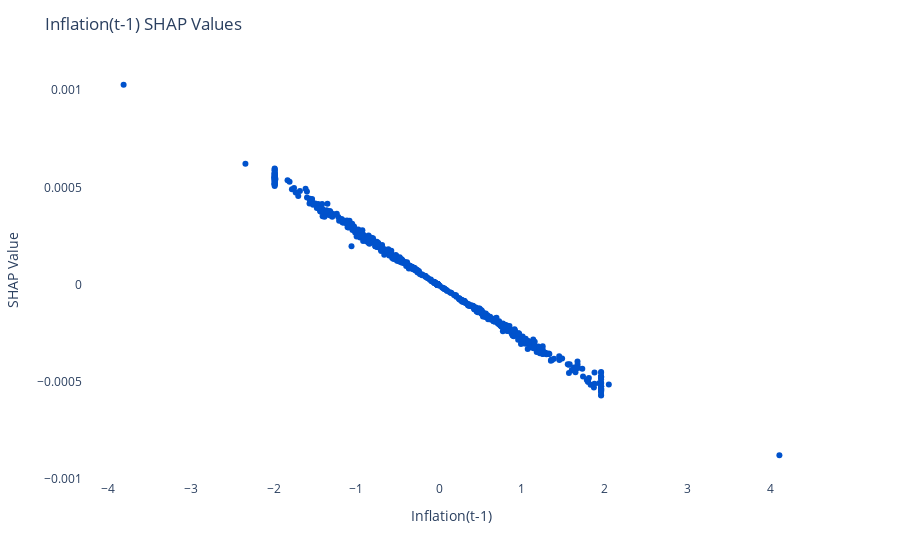
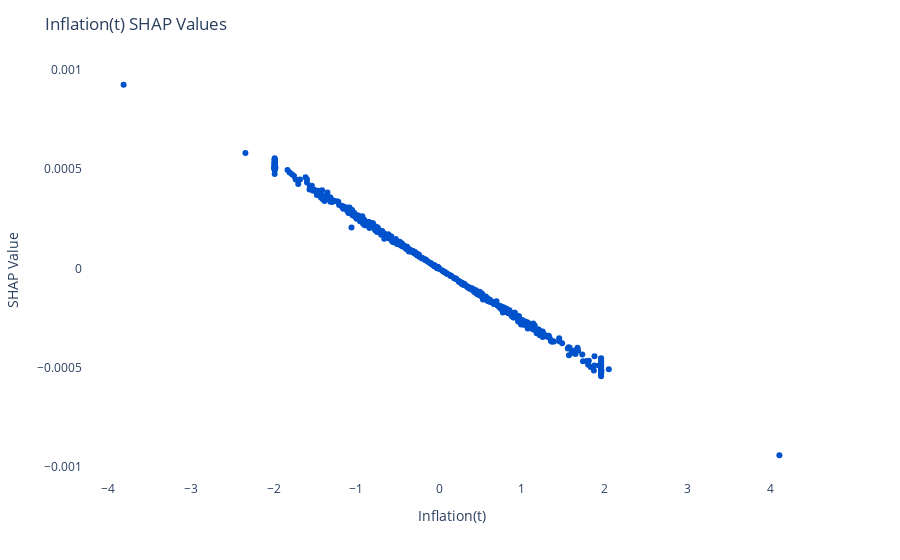
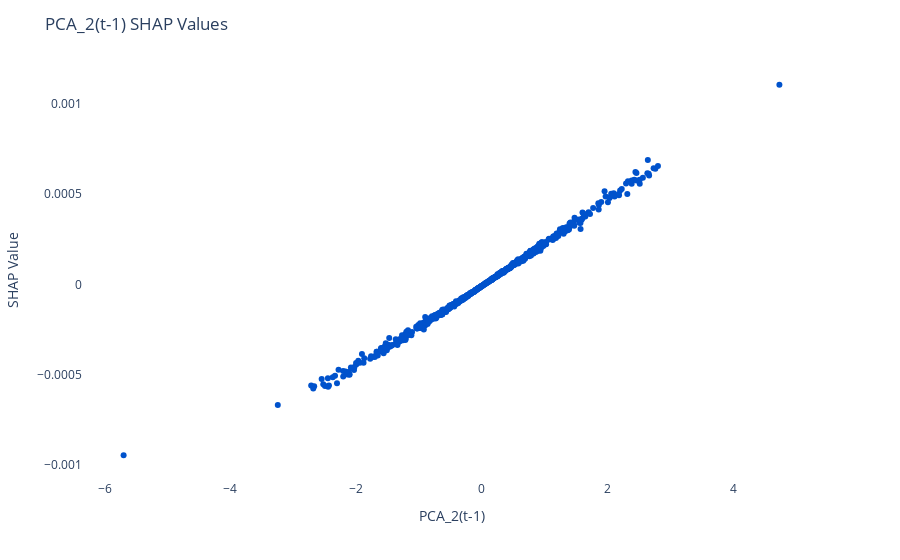
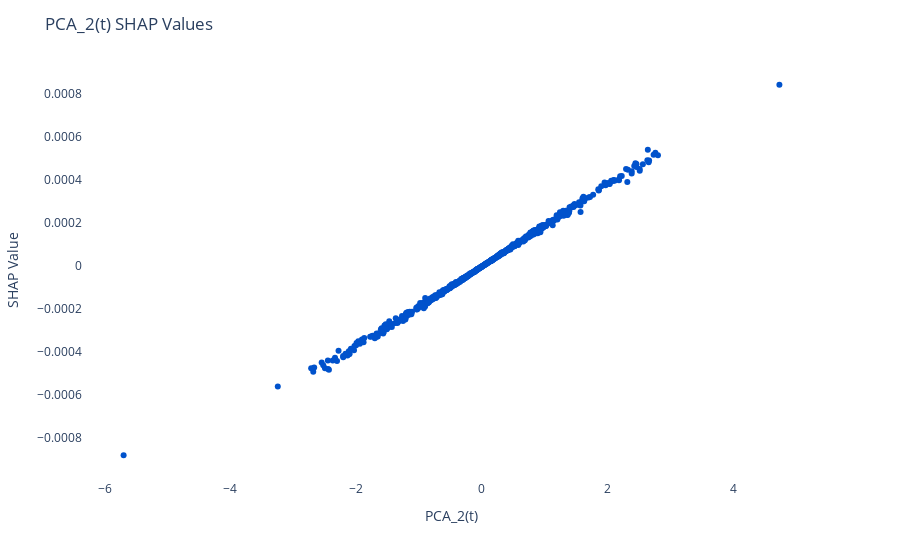

The code cell stored with these charts, in order, in its notebook:
### Code cell
for i in shap_object.importance[::-1][:10].index:
    fig = shap_object.plot_dependence(i)
    display_save_fig(fig, f"shap_dependence_{VARIABLE}_{i}.png")

### Figure 1 — Plotly figure (JSON) as saved in the notebook; plotly's stock layout.template omitted (floating-point values rounded to 4 significant figures; data arrays with more than 128 entries replaced by an {"elided": "..."} marker saying what was removed)
{"data": [{"hovertemplate": "x=%{x}<br>y=%{y}<extra></extra>", "legendgroup": "", "marker": {"color": "#0052CC", "symbol": "circle"}, "mode": "markers", "name": "", "orientation": "v", "showlegend": false, "type": "scatter", "x": {"elided": "696 float values"}, "xaxis": "x", "y": {"elided": "696 float values"}, "yaxis": "y"}], "layout": {"legend": {"tracegroupgap": 0}, "margin": {"t": 60}, "plot_bgcolor": "white", "title": {"text": "Inflation(t-1) SHAP Values"}, "xaxis": {"anchor": "y", "domain": [0, 1], "title": {"text": "Inflation(t-1)"}}, "yaxis": {"anchor": "x", "domain": [0, 1], "title": {"text": "SHAP Value"}}}}

### Figure 2 — Plotly figure (JSON) as saved in the notebook; plotly's stock layout.template omitted (floating-point values rounded to 4 significant figures; data arrays with more than 128 entries replaced by an {"elided": "..."} marker saying what was removed)
{"data": [{"hovertemplate": "x=%{x}<br>y=%{y}<extra></extra>", "legendgroup": "", "marker": {"color": "#0052CC", "symbol": "circle"}, "mode": "markers", "name": "", "orientation": "v", "showlegend": false, "type": "scatter", "x": {"elided": "696 float values"}, "xaxis": "x", "y": {"elided": "696 float values"}, "yaxis": "y"}], "layout": {"legend": {"tracegroupgap": 0}, "margin": {"t": 60}, "plot_bgcolor": "white", "title": {"text": "Inflation(t) SHAP Values"}, "xaxis": {"anchor": "y", "domain": [0, 1], "title": {"text": "Inflation(t)"}}, "yaxis": {"anchor": "x", "domain": [0, 1], "title": {"text": "SHAP Value"}}}}

### Figure 3 — Plotly figure (JSON) as saved in the notebook; plotly's stock layout.template omitted (floating-point values rounded to 4 significant figures; data arrays with more than 128 entries replaced by an {"elided": "..."} marker saying what was removed)
{"data": [{"hovertemplate": "x=%{x}<br>y=%{y}<extra></extra>", "legendgroup": "", "marker": {"color": "#0052CC", "symbol": "circle"}, "mode": "markers", "name": "", "orientation": "v", "showlegend": false, "type": "scatter", "x": {"elided": "696 float values"}, "xaxis": "x", "y": {"elided": "696 float values"}, "yaxis": "y"}], "layout": {"legend": {"tracegroupgap": 0}, "margin": {"t": 60}, "plot_bgcolor": "white", "title": {"text": "PCA_2(t-1) SHAP Values"}, "xaxis": {"anchor": "y", "domain": [0, 1], "title": {"text": "PCA_2(t-1)"}}, "yaxis": {"anchor": "x", "domain": [0, 1], "title": {"text": "SHAP Value"}}}}

### Figure 4 — Plotly figure (JSON) as saved in the notebook; plotly's stock layout.template omitted (floating-point values rounded to 4 significant figures; data arrays with more than 128 entries replaced by an {"elided": "..."} marker saying what was removed)
{"data": [{"hovertemplate": "x=%{x}<br>y=%{y}<extra></extra>", "legendgroup": "", "marker": {"color": "#0052CC", "symbol": "circle"}, "mode": "markers", "name": "", "orientation": "v", "showlegend": false, "type": "scatter", "x": {"elided": "696 float values"}, "xaxis": "x", "y": {"elided": "696 float values"}, "yaxis": "y"}], "layout": {"legend": {"tracegroupgap": 0}, "margin": {"t": 60}, "plot_bgcolor": "white", "title": {"text": "PCA_2(t) SHAP Values"}, "xaxis": {"anchor": "y", "domain": [0, 1], "title": {"text": "PCA_2(t)"}}, "yaxis": {"anchor": "x", "domain": [0, 1], "title": {"text": "SHAP Value"}}}}
